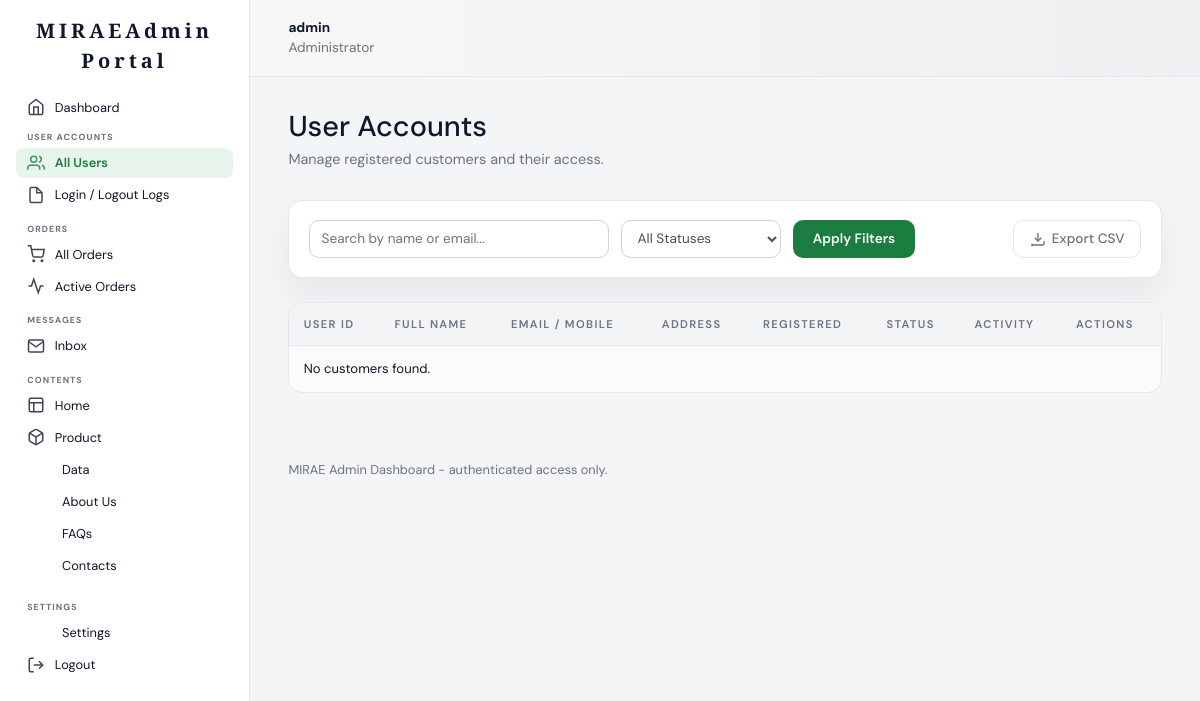
The page /admin/customers.php (signed in) on the database as committed earlier.
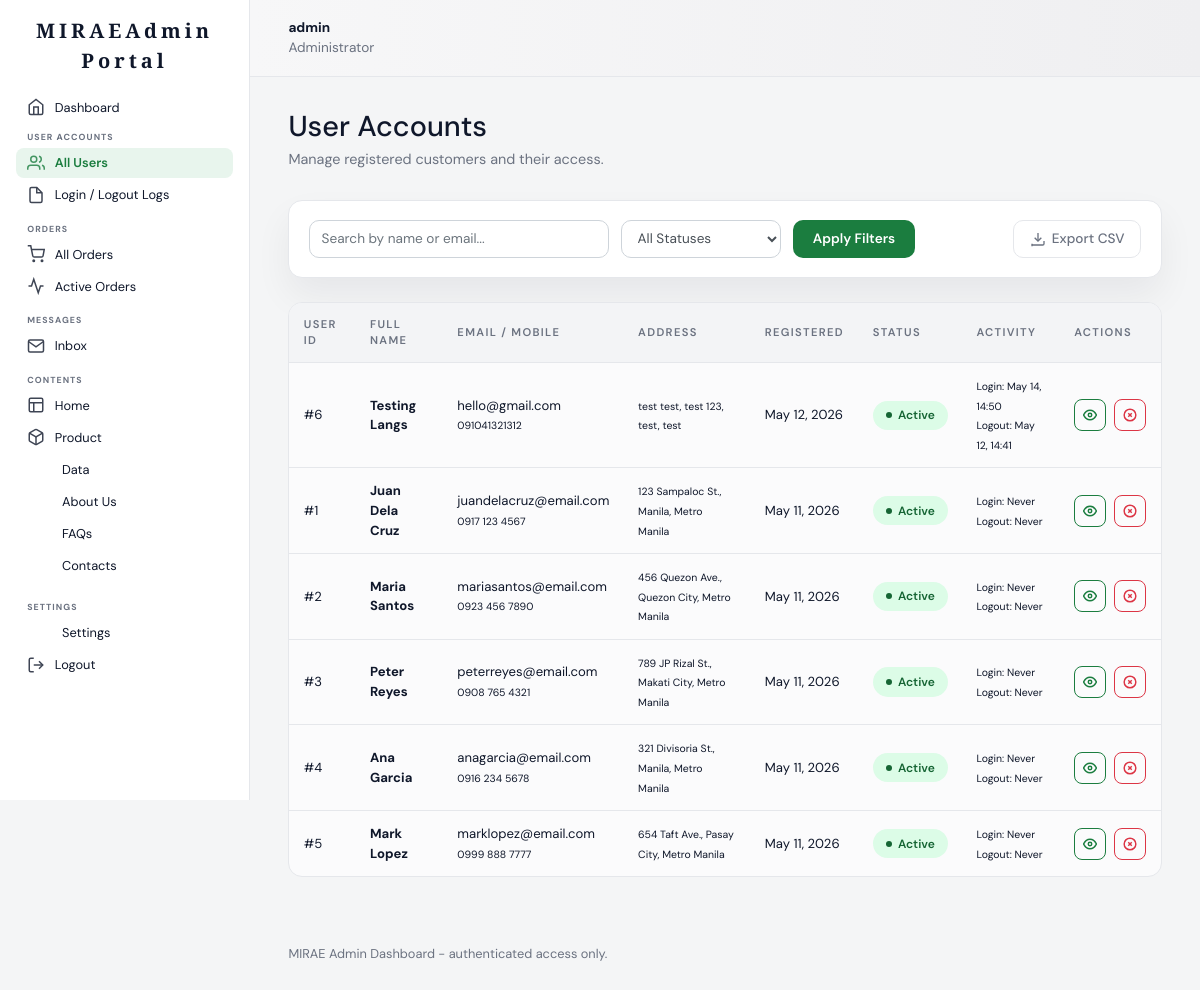
The same page on the database as committed later.
### tables this page shows
CREATE TABLE `customers` (
  `id` int(11) NOT NULL AUTO_INCREMENT,
  `name` varchar(255) NOT NULL,
  `email` varchar(255) NOT NULL,
  `password` varchar(255) NOT NULL,
  `phone` varchar(20) DEFAULT NULL,
  `address` text DEFAULT NULL,
  `city` varchar(100) DEFAULT NULL,
  `province` varchar(100) DEFAULT NULL,
  `postal_code` varchar(20) DEFAULT NULL,
  `status` enum('Active','Inactive') NOT NULL DEFAULT 'Active',
  `notes` text DEFAULT NULL,
  `created_at` timestamp NOT NULL DEFAULT current_timestamp(),
  `last_login` timestamp NULL DEFAULT NULL,
  `last_logout` timestamp NULL DEFAULT NULL,
  PRIMARY KEY (`id`),
  UNIQUE KEY `email` (`email`)
);

### admin/customers.php (the view, shortened to what this page needs)
<?php
require_once __DIR__ . '/../config/db.php';
$pageKey = 'customers';
$assetBase = '';
$search = isset($_GET['search']) ? trim($_GET['search']) : '';
$whereClauses = [];
$whereSql = count($whereClauses) > 0 ? "WHERE " . implode(' AND ', $whereClauses) : '';
$customers = [];
$sql = "SELECT id, name, email, phone, address, city, province, status, created_at, last_login, last_logout
        FROM customers
        $whereSql
        ORDER BY created_at DESC";
if ($result = $conn->query($sql)) {
    while ($row = $result->fetch_assoc()) {
        $customers[] = $row;
    }
}
include __DIR__ . '/includes/header.php';
include __DIR__ . '/includes/sidebar.php';
?>
<main class="admin-content">
    <div class="page-header">
        <h1>User Accounts</h1>
        <p>Manage registered customers and their access.</p>
    </div>
    <section class="table-controls">
        <div style="display: flex; align-items: center; justify-content: space-between; gap: 1rem; flex-wrap: wrap;">
            <form action="" method="get" class="search-form" style="flex: 1;">
                <div style="flex: 1; max-width: 300px;">
                    <input type="text" name="search" class="form-control" placeholder="Search by name or email..." value="<?php echo htmlspecialchars($search); ?>">
                </div>
                <div style="width: 160px;">
                    <select name="status" class="form-control">
                        <option value="">All Statuses</option>
                    </select>
                </div>
                <button type="submit" class="btn btn-primary">Apply Filters</button>
            </form>
            <a href="?export=csv" class="btn btn-outline-secondary">
                <svg viewBox="0 0 24 24" width="16" height="16" fill="none" stroke="currentColor" stroke-width="2" style="margin-right: 6px;"><path d="M21 15v4a2 2 0 0 1-2 2H5a2 2 0 0 1-2-2v4"></path><polyline points="7 10 12 15 17 10"></polyline><line x1="12" y1="15" x2="12" y2="3"></line></svg>
                Export CSV
            </a>
        </div>
    </section>
    <div class="table-wrap">
        <table>
            <thead>
                <tr>
                    <th>User ID</th>
                    <th>Full Name</th>
                    <th>Email / Mobile</th>
                    <th>Address</th>
                    <th>Registered</th>
                    <th>Status</th>
                    <th>Activity</th>
                    <th>Actions</th>
                </tr>
            </thead>
            <tbody>
                <?php if (!$customers) : ?>
                    <tr><td colspan="8">No customers found.</td></tr>
                <?php else : ?>
                    <?php foreach ($customers as $customer) : ?>
                        <tr>
                            <td>#<?php echo htmlspecialchars($customer['id']); ?></td>
                            <td><strong><?php echo htmlspecialchars($customer['name']); ?></strong></td>
                            <td>
                                <div><?php echo htmlspecialchars($customer['email']); ?></div>
                                <small><?php echo htmlspecialchars($customer['phone'] ?? '-'); ?></small>
                            </td>
                            <td>
                                <small>
                                    <?php echo htmlspecialchars($customer['address']); ?>,
                                    <?php echo htmlspecialchars($customer['city']); ?>,
                                    <?php echo htmlspecialchars($customer['province']); ?>
                                </small>
                            </td>
                            <td><?php echo htmlspecialchars(date('M d, Y', strtotime($customer['created_at']))); ?></td>
                            <td>
                                <span class="status-pill <?php echo $customer['status'] === 'Active' ? 'status-completed' : 'status-cancelled'; ?>">
                                    <?php echo htmlspecialchars($customer['status']); ?>
                                </span>
                            </td>
                            <td>
                                <small>Login: <?php echo $customer['last_login'] ? date('M d, H:i', strtotime($customer['last_login'])) : 'Never'; ?></small><br>
                                <small>Logout: <?php echo $customer['last_logout'] ? date('M d, H:i', strtotime($customer['last_logout'])) : 'Never'; ?></small>
                            </td>
                            <td>
                                <div class="icon-actions">
                                    <a href="view_customer.php?id=<?php echo $customer['id']; ?>" class="btn btn-outline-primary btn-sm" title="View Profile">
                                        <svg viewBox="0 0 24 24" width="14" height="14" fill="none" stroke="currentColor" stroke-width="2.5"><path d="M1 12s4-8 11-8 11 8 11 8-4 8-11 8-11-8-11-8z"></path><circle cx="12" cy="12" r="3"></circle></svg>
                                    </a>
                                    <button class="btn <?php echo $customer['status'] === 'Active' ? 'btn-outline-danger' : 'btn-outline-success'; ?> btn-sm btn-icon" title="<?php echo $customer['status'] === 'Active' ? 'Deactivate' : 'Reactivate'; ?>">
                                        <?php if ($customer['status'] === 'Active') : ?>
                                            <svg viewBox="0 0 24 24" width="14" height="14" fill="none" stroke="currentColor" stroke-width="2.5"><circle cx="12" cy="12" r="10"></circle><line x1="15" y1="9" x2="9" y2="15"></line><line x1="9" y1="9" x2="15" y2="15"></line></svg>
                                        <?php else : ?>
                                            <svg viewBox="0 0 24 24" width="14" height="14" fill="none" stroke="currentColor" stroke-width="2.5"><path d="M22 11.08V12a10 10 0 1 1-5.93-9.14"></path><polyline points="22 4 12 14.01 9 11.01"></polyline></svg>
                                        <?php endif; ?>
                                    </button>
                                </div>
                            </td>
                        </tr>
                    <?php endforeach; ?>
                <?php endif; ?>
            </tbody>
        </table>
    </div>
</main>
<?php include __DIR__ . '/includes/footer.php'; ?>

### admin/includes/header.php (shortened to what this page needs)
<!DOCTYPE html>
<html lang="en">
<head>
    <link rel="stylesheet" href="https://stackpath.bootstrapcdn.com/bootstrap/4.5.2/css/bootstrap.min.css" />
    <link rel="stylesheet" href="<?php echo $assetBase; ?>assets/css/admin.css" />
    <link rel="stylesheet" href="<?php echo $assetBase; ?>../css/loader.css" />
</head>
<body class="admin-page">
<div class="admin-layout">

### admin/includes/sidebar.php (shortened to what this page needs)
<?php
$adminName = isset($_SESSION['admin_name']) ? $_SESSION['admin_name'] : 'Administrator';
$adminRole = isset($_SESSION['admin_role']) ? $_SESSION['admin_role'] : 'Administrator';
?>
<aside class="admin-sidebar">
    <div class="admin-brand">MIRAE<span>Admin Portal</span></div>
    <nav class="admin-nav">
        <a href="<?php echo $assetBase; ?>dashboard.php" class="<?php echo ($pageKey === 'dashboard') ? 'active' : ''; ?>">
            <svg viewBox="0 0 24 24" width="18" height="18" fill="none" stroke="currentColor" stroke-width="2"><path d="M3 9l9-7 9 7v11a2 2 0 0 1-2 2H5a2 2 0 0 1-2-2z"></path><polyline points="9 22 9 12 15 12 15 22"></polyline></svg>
            <span>Dashboard</span>
        </a>
        <div class="nav-group">
            <small>User Accounts</small>
            <a href="<?php echo $assetBase; ?>customers.php" class="<?php echo ($pageKey === 'customers') ? 'active' : ''; ?>">
                <svg viewBox="0 0 24 24" width="18" height="18" fill="none" stroke="currentColor" stroke-width="2"><path d="M17 21v-2a4 4 0 0 0-4-4H5a4 4 0 0 0-4 4v2"></path><circle cx="9" cy="7" r="4"></circle><path d="M23 21v-2a4 4 0 0 0-3-3.87"></path><path d="M16 3.13a4 4 0 0 1 0 7.75"></path></svg>
                <span>All Users</span>
            </a>
            <a href="<?php echo $assetBase; ?>logs.php" class="<?php echo ($pageKey === 'logs') ? 'active' : ''; ?>">
                <svg viewBox="0 0 24 24" width="18" height="18" fill="none" stroke="currentColor" stroke-width="2"><path d="M13 2H6a2 2 0 0 0-2 2v16a2 2 0 0 0 2 2h12a2 2 0 0 0 2-2V9z"></path><polyline points="13 2 13 9 20 9"></polyline></svg>
                <span>Login / Logout Logs</span>
            </a>
        </div>
        <div class="nav-group">
            <small>Orders</small>
            <a href="<?php echo $assetBase; ?>orders.php" class="<?php echo ($pageKey === 'orders' && !isset($_GET['status'])) ? 'active' : ''; ?>">
                <svg viewBox="0 0 24 24" width="18" height="18" fill="none" stroke="currentColor" stroke-width="2"><circle cx="9" cy="21" r="1"></circle><circle cx="20" cy="21" r="1"></circle><path d="M1 1h4l2.68 13.39a2 2 0 0 0 2 1.61h9.72a2 2 0 0 0 2-1.61L23 6H6"></path></svg>
                <span>All Orders</span>
            </a>
            <a href="<?php echo $assetBase; ?>orders.php?status=active" class="<?php echo ($pageKey === 'orders' && isset($_GET['status']) && $_GET['status'] === 'active') ? 'active' : ''; ?>">
                <svg viewBox="0 0 24 24" width="18" height="18" fill="none" stroke="currentColor" stroke-width="2"><polyline points="22 12 18 12 15 21 9 3 6 12 2 12"></polyline></svg>
                <span>Active Orders</span>
            </a>
        </div>
        <div class="nav-group">
            <small>Messages</small>
            <a href="<?php echo $assetBase; ?>messages.php" class="<?php echo ($pageKey === 'messages') ? 'active' : ''; ?>">
                <svg viewBox="0 0 24 24" width="18" height="18" fill="none" stroke="currentColor" stroke-width="2"><path d="M4 4h16c1.1 0 2 .9 2 2v12c0 1.1-.9 2-2 2H4c-1.1 0-2-.9-2-2V6c0-1.1.9-2 2-2z"></path><polyline points="22,6 12,13 2,6"></polyline></svg>
                <span>Inbox</span>
            </a>
        </div>
        <div class="nav-group">
            <small>Contents</small>
            <a href="<?php echo $assetBase; ?>content/home.php" class="<?php echo ($pageKey === 'content-home') ? 'active' : ''; ?>">
                <svg viewBox="0 0 24 24" width="18" height="18" fill="none" stroke="currentColor" stroke-width="2"><rect x="3" y="3" width="18" height="18" rx="2" ry="2"></rect><line x1="3" y1="9" x2="21" y2="9"></line><line x1="9" y1="21" x2="9" y2="9"></line></svg>
                <span>Home</span>
            </a>
            <a href="<?php echo $assetBase; ?>content/product.php" class="<?php echo ($pageKey === 'content-product') ? 'active' : ''; ?>">
                <span>Product</span>
            </a>
            <a href="<?php echo $assetBase; ?>content/data.php" class="<?php echo ($pageKey === 'content-data') ? 'active' : ''; ?>">
                <span>Data</span>
            </a>
            <a href="<?php echo $assetBase; ?>content/about.php" class="<?php echo ($pageKey === 'content-about') ? 'active' : ''; ?>">
                <span>About Us</span>
            </a>
            <a href="<?php echo $assetBase; ?>content/faqs.php" class="<?php echo ($pageKey === 'content-faqs') ? 'active' : ''; ?>">
                <span>FAQs</span>
            </a>
            <a href="<?php echo $assetBase; ?>content/contacts.php" class="<?php echo ($pageKey === 'content-contacts') ? 'active' : ''; ?>">
                <span>Contacts</span>
            </a>
        </div>
        <div class="nav-group">
            <small>Settings</small>
            <a href="<?php echo $assetBase; ?>settings.php" class="<?php echo ($pageKey === 'settings') ? 'active' : ''; ?>">
                <span>Settings</span>
            </a>
            <a href="<?php echo $assetBase; ?>logout.php">
                <svg viewBox="0 0 24 24" width="18" height="18" fill="none" stroke="currentColor" stroke-width="2"><path d="M9 21H5a2 2 0 0 1-2-2V5a2 2 0 0 1 2-2h4"></path><polyline points="16 17 21 12 16 7"></polyline><line x1="21" y1="12" x2="9" y2="12"></line></svg>
                <span>Logout</span>
            </a>
        </div>
    </nav>
</aside>
<div class="admin-main">
    <header class="admin-topbar">
        <div class="admin-user">
            <div>
                <strong><?php echo htmlspecialchars($adminName); ?></strong><br />
                <span><?php echo htmlspecialchars($adminRole); ?></span>
            </div>
        </div>
    </header>

### admin/includes/footer.php (shortened to what this page needs)
    <footer class="admin-footer">
        MIRAE Admin Dashboard - authenticated access only.
    </footer>
</div>
</div>
</body>
</html>

Rows that differ between the two databases and show on the page:
added customers: id "6", name "Testing Langs", email "hello@gmail.com", phone "091041321312", address "test test, test 123", city "test", province "test", created_at "May 12, 2026", status "Active", last_login "May 14, 14:50", last_logout "May 12, 14:41"
added customers: id "1", name "Juan Dela Cruz", email "juandelacruz@email.com", phone "0917 123 4567", address "123 Sampaloc St.", city "Manila", province "Metro Manila", created_at "May 11, 2026", status "Active", shows "Never"
added customers: id "2", name "Maria Santos", email "mariasantos@email.com", phone "0923 456 7890", address "456 Quezon Ave.", city "Quezon City", province "Metro Manila", created_at "May 11, 2026", status "Active", shows "Never"
added customers: id "3", name "Peter Reyes", email "peterreyes@email.com", phone "0908 765 4321", address "789 JP Rizal St.", city "Makati City", province "Metro Manila", created_at "May 11, 2026", status "Active", shows "Never"
added customers: id "4", name "Ana Garcia", email "anagarcia@email.com", phone "0916 234 5678", address "321 Divisoria St.", city "Manila", province "Metro Manila", created_at "May 11, 2026", status "Active", shows "Never"
added customers: id "5", name "Mark Lopez", email "marklopez@email.com", phone "0999 888 7777", address "654 Taft Ave.", city "Pasay City", province "Metro Manila", created_at "May 11, 2026", status "Active", shows "Never"
Other text that changed with them:
text no longer shown: "No customers found."
